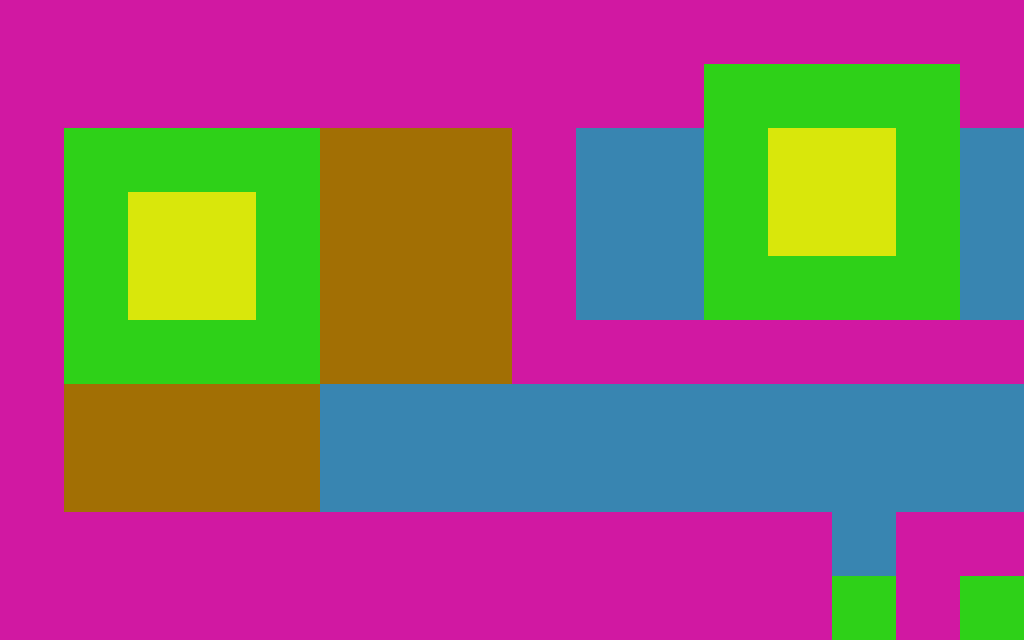

Rendered tile map (Tiled .tmx) drawn with the repository's tilesets; below, a short description and the map source with its tile grids summarised:
An orthogonal 16x10 tile map with 64x64 px tiles, 5 tile layers (Tile Layer 1, Tile Layer 2, Tile Layer 3, Tile Layer 4, ...).

<map version="1.0" orientation="orthogonal" renderorder="right-down" width="16" height="10" tilewidth="64" tileheight="64">
 <properties>
  <property name="maxMoves" value="5" />
 </properties>
 <tileset firstgid="1" name="tiles" tilewidth="64" tileheight="64">
  <image source="tiles.jpg" width="640" height="128" />
 </tileset>
 <layer name="Tile Layer 1" width="16" height="10">
  <data>[160 cells, 74 non-empty, 1 distinct tile ids]</data>
 </layer>
 <layer name="Tile Layer 2" width="16" height="10">
  <data>[160 cells, 26 non-empty, 1 distinct tile ids]</data>
 </layer>
 <layer name="Tile Layer 3" width="16" height="10">
  <data>[160 cells, 32 non-empty, 1 distinct tile ids]</data>
 </layer>
 <layer name="Tile Layer 4" width="16" height="10">
  <data>[160 cells, 8 non-empty, 1 distinct tile ids]</data>
 </layer>
 <layer name="Tile Layer 5" width="16" height="10">
  <properties>
   <property name="maxMoves" value="5" />
  </properties>
  <data>[160 cells, 20 non-empty, 1 distinct tile ids]</data>
 </layer>
</map>
